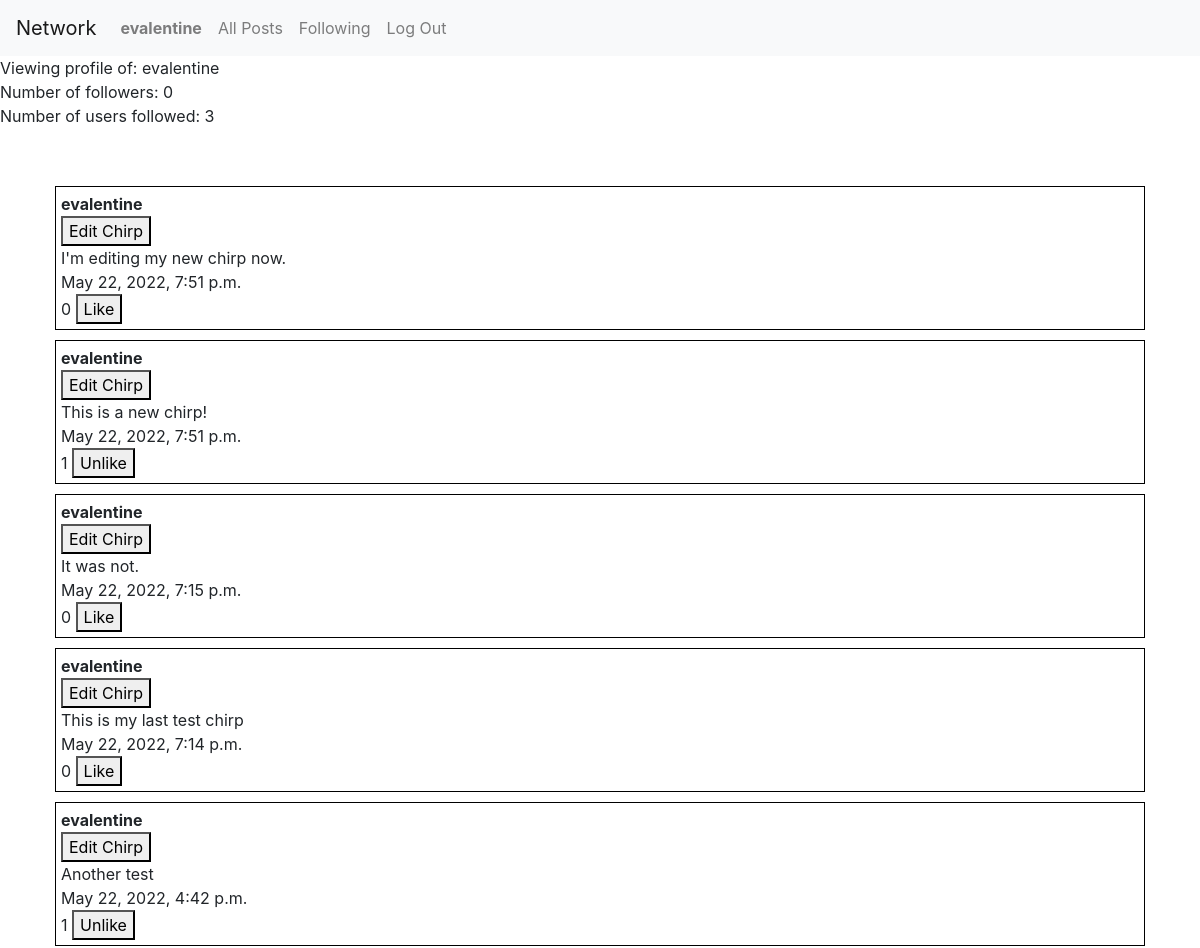
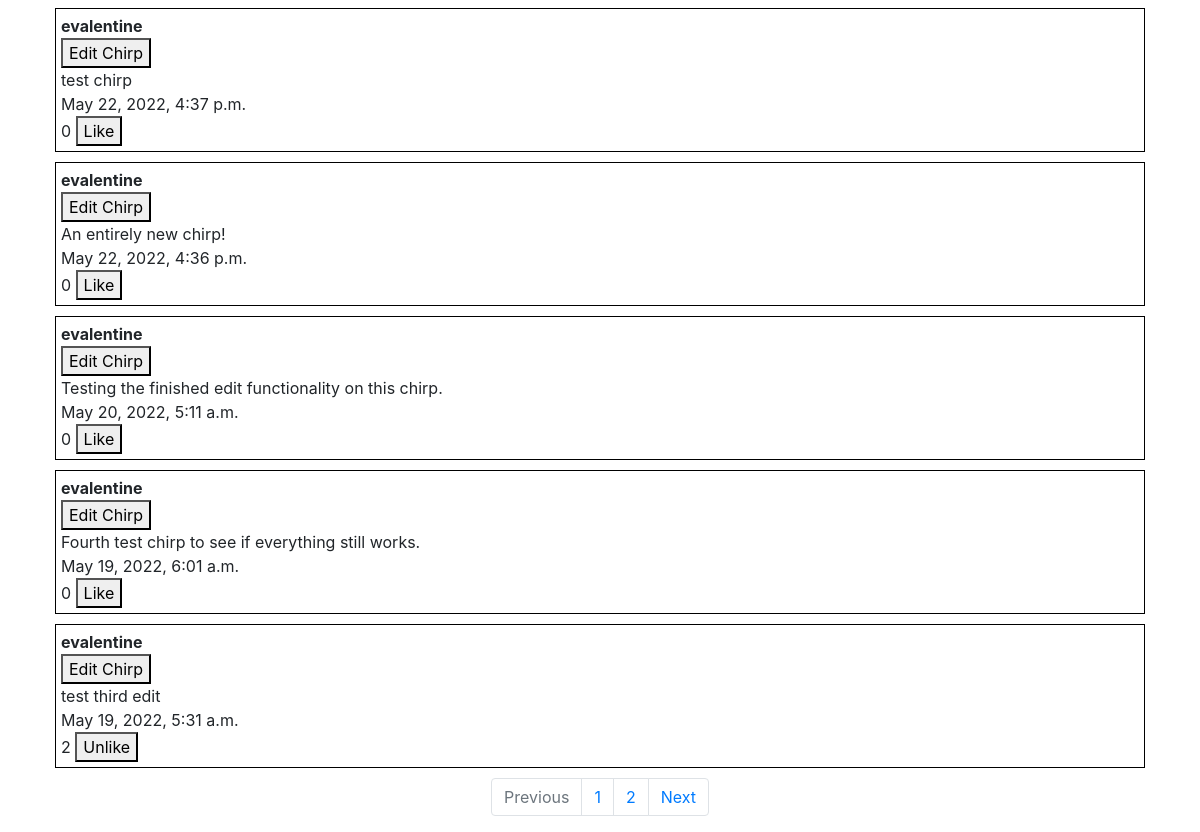
The app's page /profile/evalentine (signed in) with its own data (2 pictures, top to bottom).
### network/models.py (models this page shows, shortened)
class User(AbstractUser):
    following = models.CharField(max_length=1000, null=True, blank=True)
    followcount = models.IntegerField(default=0)
    likedchirps = models.CharField(max_length=1000, null=True, blank=True)

class Chirp(models.Model):
    chirp = models.CharField(max_length=280, null=False, blank=False)
    owner = models.ForeignKey(User, on_delete=models.CASCADE)
    likes = models.IntegerField(default=0)
    timestamp = models.DateTimeField(auto_now_add=True)

### network/views.py (the view)
# urls.py: path("profile/<str:username>", views.profile, name="profile"),
@login_required
def profile(request, username):
    user = User.objects.get(username=request.user)
    profileuser = User.objects.get(username=username)
    messages = Chirp.objects.filter(owner=profileuser)
    messages = messages.order_by('-timestamp').all()
    context = {}
    followlist = []
    following = False
    followercount = profileuser.followcount
    try:
        followedcount = (profileuser.following).split(',')
    except:
        followedcount = []
    print(followedcount)
    try:
        likelist = (user.likedchirps).split(',')
    except:
        likelist = []
    try:
        followlist = (user.following).split(',')
    except:
        following = False
    if str(profileuser.id) in followlist:
        print('already following')
        following = True
    for message in messages:
        isIn = str(message.id) in likelist
        context.update({message.id: {'isIn': isIn}})
    paginator = Paginator(messages, 10)
    page_number = request.GET.get('page')
    page_obj = paginator.get_page(page_number)
    return render(request, 'network/profile.html', {
        'user': user,
        'chirps': messages,
        'context': context,
        'currentprofile': username,
        'isfollowing': following,
        'followercount': followercount,
        'followedcount': len(followedcount),
        'page_obj': page_obj
    })

### network/templatetags/dict_nested_lookup.py (called while the page is built)
@register.simple_tag
def dict_nested_lookup(dict, k1, k2):
    return dict.get(k1).get(k2)

### network/templates/network/profile.html (shortened to what this page needs)
{% extends "network/layout.html" %}
{% load dict_nested_lookup %}
{% block body %}
    Viewing profile of: <span id="profileuser">{{ currentprofile }}</span>
    <br>
    Number of followers: <span id="followercount">{{ followercount }}</span>
    <br>
    Number of users followed: {{ followedcount }}
    <br>
    <br><br>
    {% for chirp in page_obj %}
    <div class="container">
        <div class="chirpbox" id="{{ chirp.id }}">
            <b>{{ chirp.owner }}</b>
            <br>
            {% if chirp.owner == user %}
                <button class="editbutton" id="{{ chirp.id }}">Edit Chirp</button>
                <br>
            {% endif %}
            <span id="chirp">{{ chirp.chirp }}</span>
            <br>
            {{ chirp.timestamp }}
            <br>
            <span id='likecount'>{{ chirp.likes }}</span>
            <button class="likebutton" id="{{ chirp.id }}">
                {% dict_nested_lookup context chirp.id 'isIn' as isliked %}
                {% if isliked == False %}
                    Like
                {% else %}
                    Unlike
                {% endif %}
            </button>
            <br>
        </div>
        </div>
    {% endfor %}
    <nav aria-label="pagination">
        <ul class="pagination justify-content-center">
        {% if page_obj.has_previous %}
            <li class="page-item"><a class="page-link" href="?page={{ page_obj.previous_page_number }}">Previous</a></li>
        {% else %}
            <li class="page-item disabled"><span class="page-link">Previous</span></li>
        {% endif %}
        {% with ''|center:page_obj.paginator.num_pages as range %}
        {% for page in range %}
            <li class="page-item"><a class="page-link" href="?page={{ forloop.counter }}">{{ forloop.counter }}</a></li>
        {% endfor %}
        {% endwith %}
        {% if page_obj.has_next %}
            <li class="page-item"><a class="page-link" href="?page={{ page_obj.next_page_number }}">Next</a></li>
        {% else %}
            <li class="page-item disabled"><span class="page-link">Next</span></li>
        {% endif %}
        </ul>
      </nav>
{% endblock %}

### network/templates/network/layout.html (shortened to what this page needs)
{% load static %}
<!DOCTYPE html>
<html lang="en">
    <head>
        <link rel="stylesheet" href="https://stackpath.bootstrapcdn.com/bootstrap/4.4.1/css/bootstrap.min.css">
        <link href="{% static 'network/styles.css' %}" rel="stylesheet">
    </head>
    <body>
        <nav class="navbar navbar-expand-lg navbar-light bg-light">
            <a class="navbar-brand" href="{% url 'index' %}">Network</a>
            <div>
              <ul class="navbar-nav mr-auto">
                {% if user.is_authenticated %}
                    <li class="nav-item">
                        <a class="nav-link" href="{% url 'profile' user.username %}"><strong>{{ user.username }}</strong></a>
                    </li>
                {% endif %}
                <li class="nav-item">
                  <a class="nav-link" href="{% url 'index' %}">All Posts</a>
                </li>
                {% if user.is_authenticated %}
                    <li class="nav-item">
                        <a class="nav-link" href="{% url 'following' %}">Following</a>
                    </li>
                    <li class="nav-item">
                        <a class="nav-link" href="{% url 'logout' %}">Log Out</a>
                    </li>
                {% endif %}
              </ul>
            </div>
          </nav>
        <div class="body">
            {% block body %}
            {% endblock %}
        </div>
    </body>
</html>

### records on screen
User: username "evalentine"
Chirp: owner "evalentine", chirp "I'm editing my new chirp now.", timestamp "May 22, 2022, 7:51 p.m.", likes "0", shows "Like"
Chirp: owner "evalentine", chirp "This is a new chirp!", timestamp "May 22, 2022, 7:51 p.m.", likes "1", shows "Unlike"
Chirp: owner "evalentine", chirp "It was not.", timestamp "May 22, 2022, 7:15 p.m.", likes "0", shows "Like"
Chirp: owner "evalentine", chirp "This is my last test chirp", timestamp "May 22, 2022, 7:14 p.m.", likes "0", shows "Like"
Chirp: owner "evalentine", chirp "Another test", timestamp "May 22, 2022, 4:42 p.m.", likes "1", shows "Unlike"
Chirp: owner "evalentine", chirp "test chirp", timestamp "May 22, 2022, 4:37 p.m.", likes "0", shows "Like"
Chirp: owner "evalentine", chirp "An entirely new chirp!", timestamp "May 22, 2022, 4:36 p.m.", likes "0", shows "Like"
Chirp: owner "evalentine", chirp "Testing the finished edit functionality on this chirp.", timestamp "May 20, 2022, 5:11 a.m.", likes "0", shows "Like"
Chirp: owner "evalentine", chirp "Fourth test chirp to see if everything still works.", timestamp "May 19, 2022, 6:01 a.m.", likes "0", shows "Like"
Chirp: owner "evalentine", chirp "test third edit", timestamp "May 19, 2022, 5:31 a.m.", likes "2", shows "Unlike"

### other values on screen
{{ followercount }} "0"
{{ followedcount }} "3"
